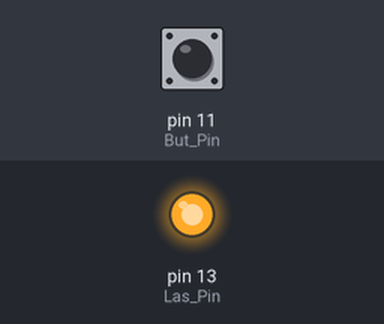
The sketch below on a simulated Arduino Uno, built with avr-gcc and run on an emulated ATmega328P. On the bench: output pins drawn as LEDs (lit = HIGH). The inputs (shaded band) are chosen by the test bench; at power-on: pin 11 (But_Pin) LOW.

Above: at 1.2 s.
1.3 s: pin 11 (But_Pin) pulled HIGH for 0.15 s
At 1.37 s:
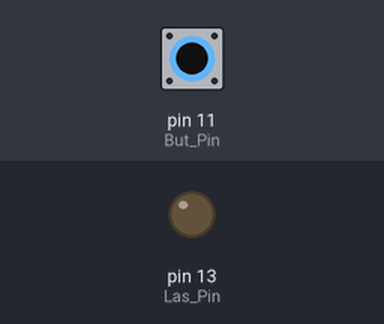
2.9 s: pin 11 (But_Pin) pulled HIGH for 3.2 s
At 6.9 s:
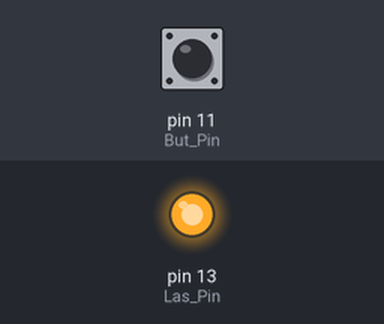
Timing chart, 0 to 8.4 s (numbered marks = the images above; inputs shaded):
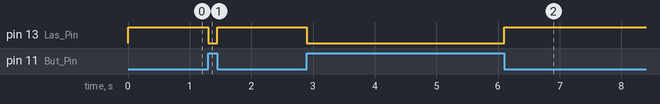

Measured:
- after the input at 1.3 s, pin 13 (Las_Pin): HIGH → LOW at once, → HIGH 0.15 s later
- after the input at 2.9 s, pin 13 (Las_Pin): HIGH → LOW at once, → HIGH 3.2 s later

The sketch:

laser.ino
```cpp
int Las_Pin = 13;  //обозначаем входной пин лазера
int But_Pin = 11;  //обозначаем входной пин кнопки
int State = 0;  //обозначаем переменную состояния кнопки

void setup()
{
  pinMode(Las_Pin, OUTPUT);
  pinMode(But_Pin, INPUT);  //обозначаем входы и выходы на пины
}
void loop()
{
 //считываем значения кнопки
 State = digitalRead(But_Pin);
 //создаем условия
 if (State == HIGH) {
   digitalWrite(Las_Pin, LOW);
 }
 else
 {
   digitalWrite(Las_Pin, HIGH);
 }
}
```
